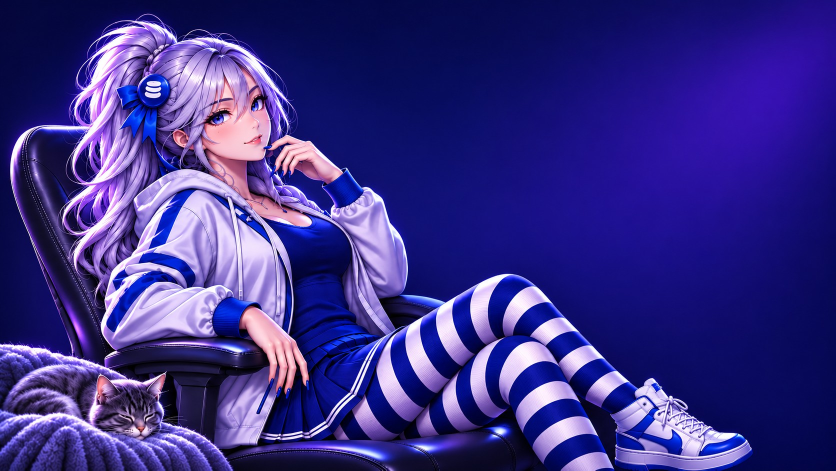
#> input picture src/EmmaSpace.App/Assets/home-emma.jpg, 1672 x 941 px, given in place of emmaspace-icon.png, which was not available (shown at 1/2 size)
$ python make-icns.py
#> lines starting #> are read from the running program, lines starting #| are printed output that depends on the picture; after the words box and inside, x2 and y2 are one past the last pixel; in counts of white or black regions, pixels touching at a corner belong together
#!/usr/bin/env python3
"""Generates src/EmmaSpace.App/Assets/emmaspace.icns from branding/emmaspace-icon.png.

The art sits in an 824 px rounded square on a 1024 px canvas, the grid that macOS app icons use, so
Emma Space lines up with the other icons in the Dock and Finder. Needs Pillow (pip install pillow).
On macOS it packs the icon with iconutil; elsewhere Pillow writes the file itself, with every size
except the non-Retina 16 and 32 px entries, which macOS then scales down from the larger ones.
The result is committed, so CI does not run this.

Usage: python3 build/make-icns.py [--source PATH]
"""
import argparse
import pathlib
import shutil
import subprocess
import tempfile

from PIL import Image, ImageDraw

ROOT = pathlib.Path(__file__).resolve().parent.parent
CANVAS = 1024
TILE = 824          # Apple's icon grid: 100 px margin on every side
RADIUS = 185        # corner radius of the tile at 1024 px


def master(source: pathlib.Path) -> Image.Image:
    art = Image.open(source).convert("RGBA").resize((TILE, TILE), Image.Resampling.LANCZOS)
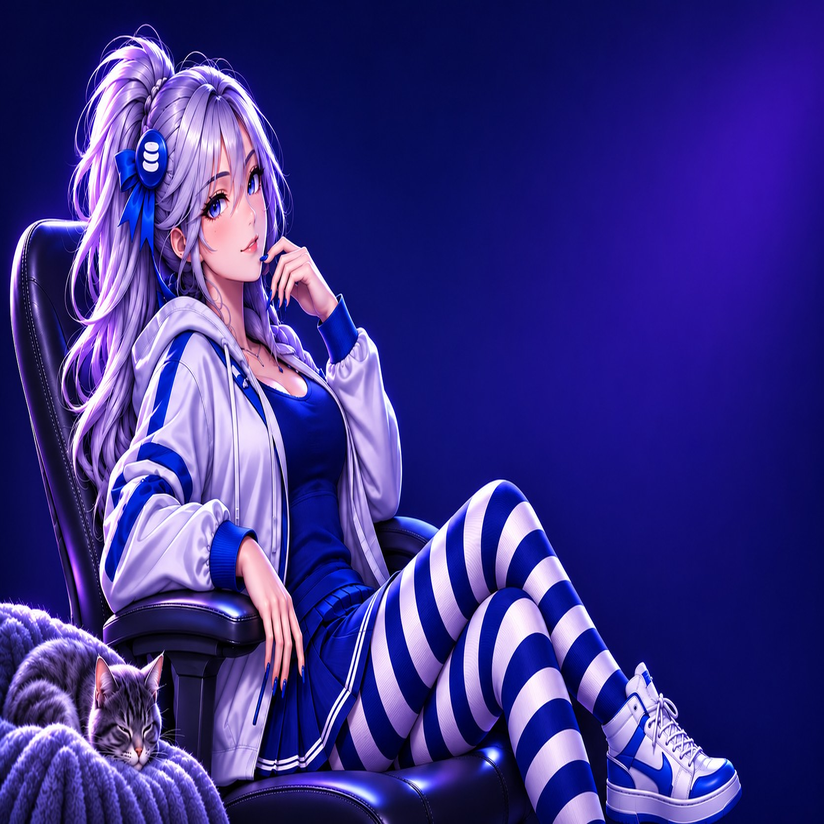
#> art: PIL image 824x824 RGBA; mean R, G, B, A 58.3, 48.5, 135.3, 255
    # Draw the mask at 4x and scale it down for smooth, anti-aliased corners.
    big = Image.new("L", (TILE * 4, TILE * 4), 0)
#> big: PIL image 3296x3296 L; every value is 0
    ImageDraw.Draw(big).rounded_rectangle((0, 0, TILE * 4 - 1, TILE * 4 - 1), RADIUS * 4, fill=255)
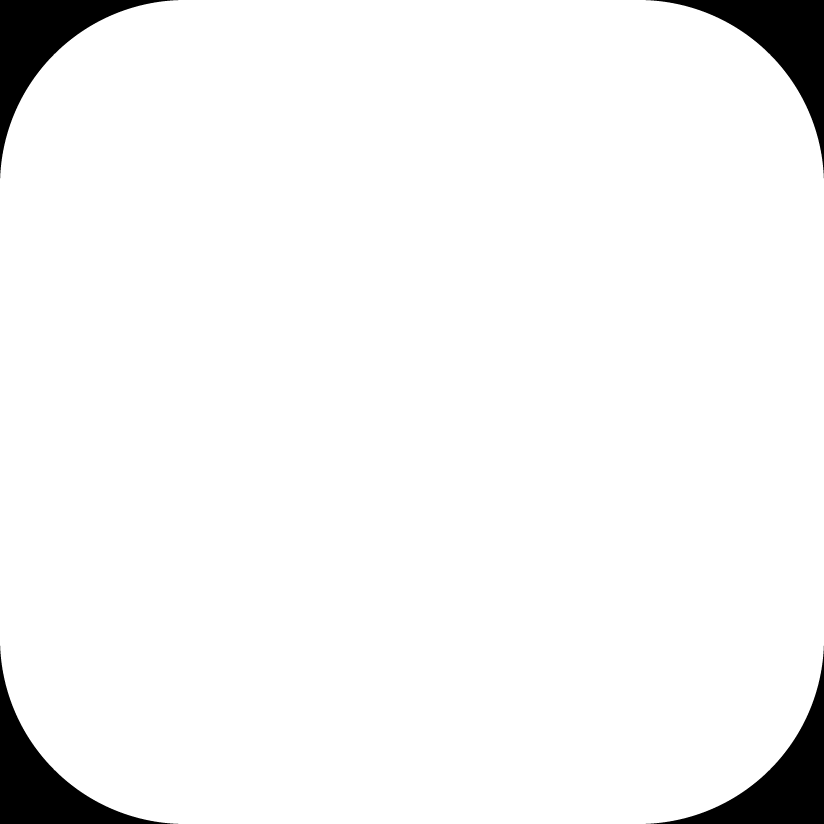
#> big: PIL image 3296x3296 L (shown at 1/4 size); 95.7% white; 4 black regions, box (x1, y1, x2, y2) and area: (0, 0, 713, 713) 117737, (2583, 0, 3296, 713) 117737, (0, 2583, 713, 3296) 117737, (2583, 2583, 3296, 3296) 117737
    art.putalpha(big.resize((TILE, TILE), Image.Resampling.LANCZOS))
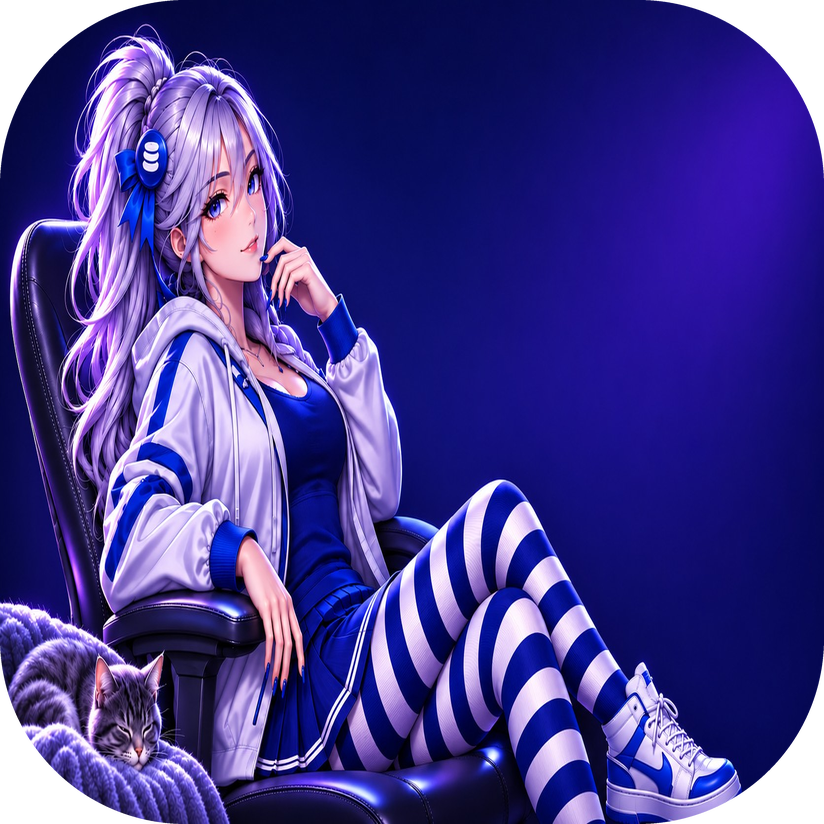
#> art: PIL image 824x824 RGBA; mean R, G, B, A 58.3, 48.5, 135.3, 243.9; transparent parts drawn white
    canvas = Image.new("RGBA", (CANVAS, CANVAS), (0, 0, 0, 0))
#> canvas: PIL image 1024x1024 RGBA; every value is 0
    offset = (CANVAS - TILE) // 2
    canvas.alpha_composite(art, (offset, offset))
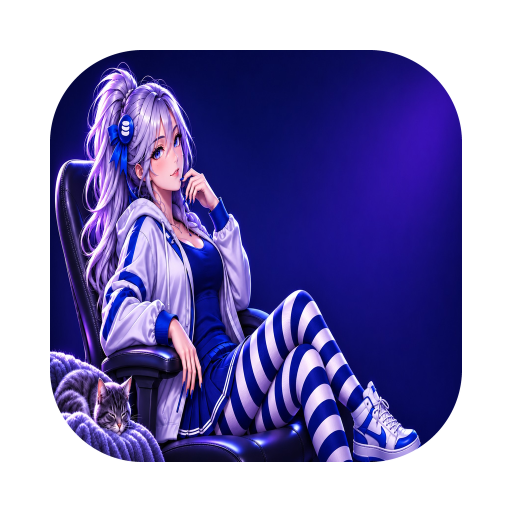
#> canvas: PIL image 1024x1024 RGBA (shown at 1/2 size); mean R, G, B, A 37.1, 30.9, 84.9, 158; transparent parts drawn white
    return canvas


def main() -> None:
    parser = argparse.ArgumentParser(description=__doc__, formatter_class=argparse.RawDescriptionHelpFormatter)
    parser.add_argument("--source", type=pathlib.Path, default=ROOT / "branding" / "emmaspace-icon.png")
    args = parser.parse_args()

    image = master(args.source)
    out = ROOT / "src" / "EmmaSpace.App" / "Assets" / "emmaspace.icns"
    if shutil.which("iconutil") is None:
        sizes = (32, 64, 128, 256, 512)  # plus the 1024 px master itself
        image.save(out, "ICNS", append_images=[image.resize((px, px), Image.Resampling.LANCZOS) for px in sizes])
        print(f"Wrote {out} (Pillow, iconutil not found)")
        return
    with tempfile.TemporaryDirectory() as tmp:
        iconset = pathlib.Path(tmp) / "emmaspace.iconset"
        iconset.mkdir()
        for size in (16, 32, 128, 256, 512):
            for scale in (1, 2):
                px = size * scale
                name = f"icon_{size}x{size}{'@2x' if scale == 2 else ''}.png"
                image.resize((px, px), Image.Resampling.LANCZOS).save(iconset / name)
        subprocess.run(["iconutil", "-c", "icns", str(iconset), "-o", str(out)], check=True)
    print(f"Wrote {out}")


if __name__ == "__main__":
    main()
